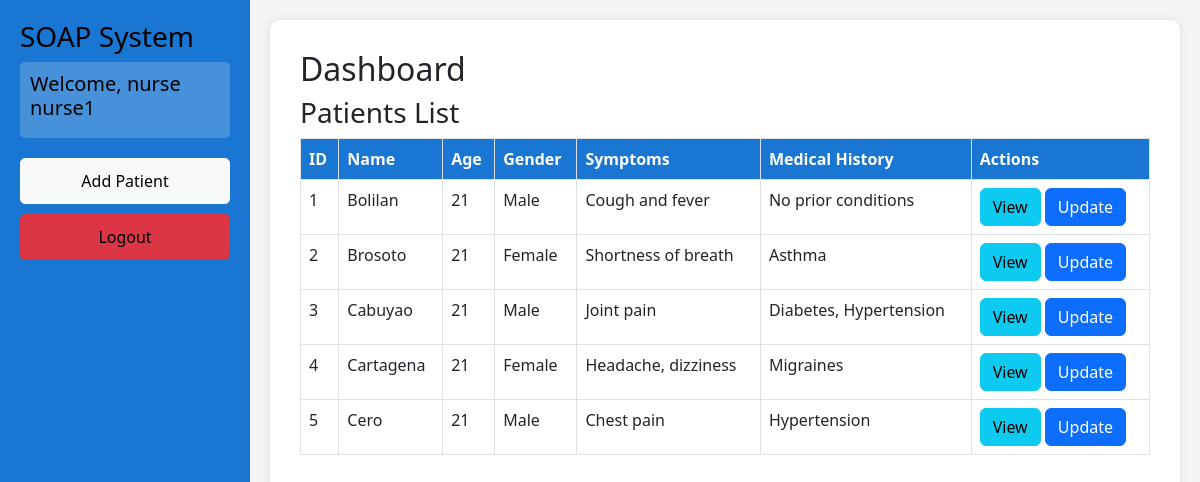
Page /sprint2/php/dashboard.php (signed in) on the committed database.
### tables this page shows
CREATE TABLE patients (
    id INT AUTO_INCREMENT PRIMARY KEY,
    name VARCHAR(100) NOT NULL,
    age INT NOT NULL,
    gender ENUM('Male', 'Female', 'Other') NOT NULL,
    symptoms TEXT,
    medical_history TEXT,
    blood_pressure VARCHAR(20),
    heart_rate INT,
    temperature DECIMAL(4,1),
    weight DECIMAL(5,2),
    diagnostic_tests TEXT,
    diagnosis TEXT,
    treatment_plan TEXT,
    medications TEXT,
    therapies TEXT,
    follow_ups TEXT
);

### sprint2/php/dashboard.php (the view, shortened to what this page needs)
<?php
include 'db.php';
$username = $_SESSION['username'];
$role = $_SESSION['role'];
$query = "SELECT * FROM patients";
$result = $conn->query($query);
?>
<!DOCTYPE html>
<html lang="en">
<head>
    <link rel="stylesheet" href="https://cdn.jsdelivr.net/npm/bootstrap@5.3.0/dist/css/bootstrap.min.css">
    <link rel="stylesheet" href="../css/dashboard.css">
</head>
<body>
    <div class="dashboard-container">
        <div class="sidebar">
                <h3>SOAP System</h3>
            <div class="user-info">
                <h5>Welcome, <?= htmlspecialchars($role) ?> <?= htmlspecialchars($username) ?></h5>
            </div>
            <a href="add.php" class="btn btn-light">Add Patient</a>
            <a href="login.php" class="btn btn-danger">Logout</a>
        </div>
        <div class="content">
            <h2>Dashboard</h2>
            <h3>Patients List</h3>
            <table class="table table-bordered">
                <thead>
                    <tr>
                        <th>ID</th>
                        <th>Name</th>
                        <th>Age</th>
                        <th>Gender</th>
                        <th>Symptoms</th>
                        <th>Medical History</th>
                        <th>Actions</th>
                    </tr>
                </thead>
                <tbody>
                    <?php while ($row = $result->fetch_assoc()): ?>
                    <tr>
                        <td><?= $row['id'] ?></td>
                        <td><?= htmlspecialchars($row['name']) ?></td>
                        <td><?= $row['age'] ?></td>
                        <td><?= $row['gender'] ?></td>
                        <td><?= htmlspecialchars($row['symptoms']) ?></td>
                        <td><?= htmlspecialchars($row['medical_history']) ?></td>
                        <td>
                            <a href="view.php?id=<?= $row['id'] ?>" class="btn btn-info">View</a>
                            <a href="edit.php?id=<?= $row['id'] ?>" class="btn btn-primary">Update</a>
                        </td>
                    </tr>
                    <?php endwhile; ?>
                </tbody>
            </table>
        </div>
    </div>
</body>
</html>

### sprint2/css/dashboard.css (style rules this page uses)
body { background-color: #f5f5f5; }
.dashboard-container { display: flex; height: 100vh; }
.sidebar { width: 250px; background-color: #1976d2; color: black; padding: 20px; }
.sidebar a { display: block; color: black; text-decoration: none; margin-bottom: 10px; padding: 10px; border-radius: 5px; }
.user-info { margin-bottom: 20px; padding: 10px; background: rgba(255, 255, 255, 0.2); border-radius: 5px; }
.content { flex-grow: 1; padding: 30px; background-color: #ffffff; box-shadow: 0px 0px 10px rgba(0, 0, 0, 0.1); border-radius: 10px; margin: 20px; }
.table th { background-color: #1976d2; color: white; }

### rows in the picture
patients: id "1", name "Bolilan", age "21", gender "Male", symptoms "Cough and fever", medical_history "No prior conditions"
patients: id "2", name "Brosoto", age "21", gender "Female", symptoms "Shortness of breath", medical_history "Asthma"
patients: id "3", name "Cabuyao", age "21", gender "Male", symptoms "Joint pain", medical_history "Diabetes, Hypertension"
patients: id "4", name "Cartagena", age "21", gender "Female", symptoms "Headache, dizziness", medical_history "Migraines"
patients: id "5", name "Cero", age "21", gender "Male", symptoms "Chest pain", medical_history "Hypertension"

### other values in the picture
$role "nurse"
$username "nurse1"
